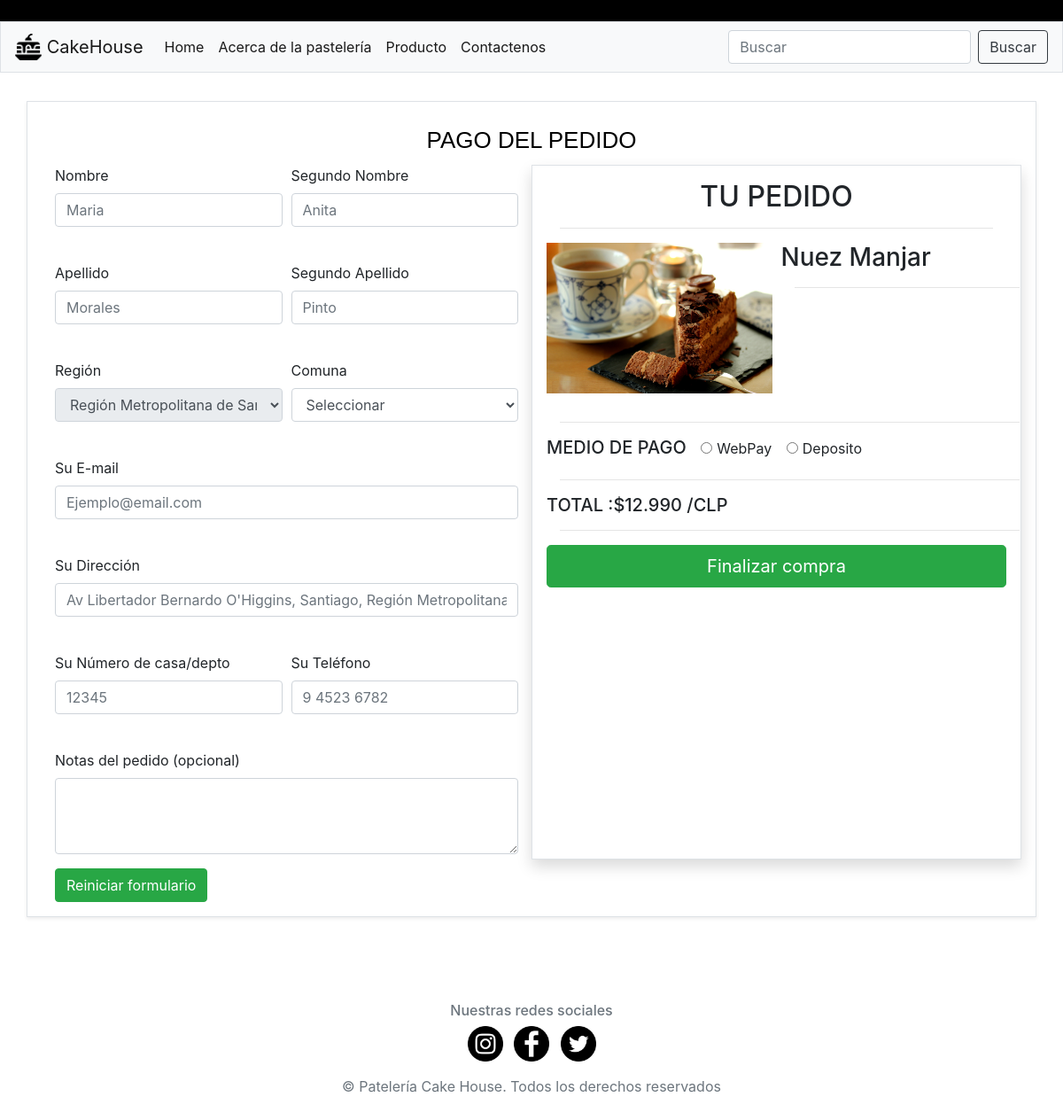
The page /productos/pago/19/ on the database its author committed.
### productos/models.py (models this page shows, shortened)
class Producto(models.Model):
    tipo_producto = models.ForeignKey(Tipo_producto, on_delete=models.CASCADE)
    nombre= models.CharField(max_length=100,default='')
    precio = models.IntegerField(default=0)
    descripcion= models.CharField(max_length=600,default='')
    imagen = models.ImageField(upload_to="porductos", null= True)
    class Meta:
        permissions = (
            ('gerente', _('Es gerente')),
            ('cliente', _('Es cliente')),
        )

### productos/views.py (the view)
# urls.py: path('pago/<id>/',views.pago,name='pago'),
def pago(request,id):
    producto= Producto.objects.get(pk=id)
    return render(request,'productos/pago.html',{'producto':producto})

### productos/templates/productos/pago.html (shortened to what this page needs)
<!doctype html>
<html lang="en">
<head>
    {% load static %}
    <link rel="stylesheet" type="text/css" href="{% static 'productos/css/bootstrap.min.css'%}">
</head>
<body>
    <nav style="background-color: black;">
    </nav>
    <nav class="navbar navbar-expand-lg navbar-light bg-light border">
        <a class="navbar-brand letra_negra" href="#"> <img src="{% static 'productos/img/cakee.png'%}" width="30"
                height="30" class="d-inline-block align-top" alt="">
            CakeHouse</a>
        <div class="collapse navbar-collapse" id="navbarSupportedContent">
            <ul class="navbar-nav mr-auto">
                <li class="nav-item active">
                    <a class="nav-link" href="{%url 'productos:index'%}">Home </a>
                </li>
                <li class="nav-item active">
                    <a class="nav-link" href="#">Acerca de la pastelería</a>
                </li>
                <li class="nav-item active">
                    <a class="nav-link" href="#">Producto
                    </a>
                </li>
                <li class="nav-item active">
                    <a class="nav-link" href="#">Contactenos</a>
                </li>
            </ul>
            <form class="form-inline my-2 my-lg-0" action="{%url 'productos:mostrar_productos'%}" method="POST">
                <input class="form-control mr-sm-2" type="search" placeholder="Buscar" aria-label="Search"
                    name="Buscar">
                <input type="submit" class="btn btn-outline-dark my-2 my-sm-0" value="Buscar"></input>
            </form>
        </div>
    </nav>
    <div class="border container shadow-sm p-3 mb-5 bg-white" style="margin-top: 2rem;">
        <div class="container">
            <div id="titulo" i class="navbar justify-content-center navbar-white bg-white">
                <div href="#"  style="color: black; font-size: 26px; font-family:Impact, Haettenschweiler, 'Arial Narrow Bold', sans-serif">PAGO DEL PEDIDO</div>
            </div>
        </div>
        <div class="container  ">
            <div class="row featurette">
                <div id="c" class="justify-content-center   col-md-6 order-md-1 ">
                    <form action="{%url 'productos:index'%}">
                        <div class="form-row">
                            <div class="form-group col-md-6 ">
                                <label>Nombre</label>
                                <input type="text" id="txt-nombre" class="form-control" required placeholder="Maria">
                            </div>
                            <div class="form-group col-md-6">
                                <label>Segundo Nombre</label>
                                <input type="text" id="txt-segundo-nombre" class="form-control" required
                                    placeholder="Anita">
                            </div>
                        </div>
                        <div class="form-row">
                            <div class="form-group col-md-6 ">
                                <label>Apellido</label>
                                <input type="text" id="txt-apellido" class="form-control" required
                                    placeholder="Morales">
                            </div>
                            <div class="form-group col-md-6">
                                <label>Segundo Apellido</label>
                                <input type="text" id="txt-segundo-apellido" class="form-control" required
                                    placeholder="Pinto">
                            </div>
                        </div>
                        <div class="form-row">
                            <div class="form-group col-md-6">
                                <label>Región</label>
                                <select class="form-control" disabled>
                                    <option value="">Región Metropolitana de Santiago</option>
                                </select>
                            </div>
                            <div class="form-group col-md-6">
                                <label>Comuna</label>
                                <select id="Comuna" class="form-control" required>
                                    <option value="">Seleccionar</option>
                                </select>
                            </div>
                        </div>
                        <div class="form-group">
                            <label>Su E-mail</label>
                            <input type="email" id="email" class="form-control" required
                                placeholder="Ejemplo@email.com">
                        </div>
                        <div class="form-group">
                            <label>Su Dirección</label>
                            <input type="text" id="direccion" class="form-control" required
                                placeholder="Av Libertador Bernardo O'Higgins, Santiago, Región Metropolitana">
                        </div>
                        <div class="form-row">
                            <div class="form-group col-md-6">
                                <label>Su Número de casa/depto</label>
                                <input type="number" id="numero-casa-dept" class="form-control" required
                                    placeholder="12345">
                            </div>
                            <div class="form-group col-md-6">
                                <label>Su Teléfono</label>
                                <input type="tel" id="telefono" placeholder="9 4523 6782"
                                    pattern="[0-9]{1} [0-9]{4} [0-9]{4}" class="form-control" required>
                            </div>
                        </div>
                        <div class="form-group ">
                            <label>Notas del pedido (opcional)</label>
                            <textarea class="form-control" rows="3"></textarea>
                        </div>
                        <input class="btn btn-success" type="reset" value="Reiniciar formulario">
                </div>
                <div class=" justify-content-center  col-md-6 order-md-2 border shadow p-3 mb-5 bg-white ">
                    <h2 class="text-center featurette-heading">TU PEDIDO</h2>
                    <div class="container">
                        <hr class=" featurette-divider">
                    </div>
                    <div>
                        <div class="form-row">
                            <div class="form-group col-md-6 ">
                                <div id="carouselExampleSlidesOnly" class="carousel slide" data-ride="carousel">
                                    <div class="carousel-inner">
                                        <div class="carousel-item active">
                                            <img src="{{producto.imagen.url}}" class="d-block w-100" alt="...">
                                        </div>
                                    </div>
                                </div>
                            </div>
                            <div class="form-group col-md-6">
                                <h3 class="featurette-heading">{{producto.nombre}}</h3>
                                <DIv class="container">
                                    <hr class="container featurette-divider">
                                </DIv>
                            </div>
                        </div>
                        <DIv class="container">
                            <hr class="container featurette-divider">
                        </DIv>
                        <div>
                            <DIv class="form-check form-check-inline">
                                <H5 class="featurette-heading ">MEDIO DE PAGO </H5>
                            </DIv>
                            <div class="form-check form-check-inline">
                                <input class="form-check-input" type="radio" name="inlineRadioOptions" id="inlineRadio1"
                                    value="option1">
                                <label class="form-check-label" for="inlineRadio1">WebPay</label>
                            </div>
                            <div class="form-check form-check-inline">
                                <input class="form-check-input" type="radio" name="inlineRadioOptions" id="inlineRadio2"
                                    value="option2">
                                <label class="form-check-label" for="inlineRadio2">Deposito</label>
                            </div>
                        </div>
                        <div>
                            <DIv class="container">
                                <hr class="container featurette-divider">
                            </DIv>
                            {%load humanize%}
                            <H5 class="featurette-heading">TOTAL :${{producto.precio|intcomma}} /CLP</H5>
                            <DIv class="container">
                                <hr class="container featurette-divider">
                            </DIv>
                        </div>
                        <button type="submit" id="Finalizar-compra" class="btn btn-success btn-lg btn-block"
                            onclick="validarCampos()">Finalizar
                            compra</button>
                    </div>
                </div>
            </div>
        </div>
    </div>
</body>
<footer class="my-5 pt-5 text-muted text-center text-small">
    <h6>Nuestras redes sociales</h6>
    <ul class="list-inline">
        <li class="list-inline-item"><a href="https://www.instagram.com/"><img
                    src="{% static 'productos/img/instagram (1).png'%}" alt="" width="40" title="NUESTRO INSTAGRAM"></a>
        </li>
        <li class="list-inline-item"><a href="https://www.facebook.com/"><img
                    src="{% static 'productos/img/facebook-logo.png'%}" alt="" width="40" title="NUESTRO FACEBOOK"></a>
        </li>
        <li class="list-inline-item"><a href="https://twitter.com/?lang=es"><img
                    src="{% static 'productos/img/twitter (1).png'%}" alt="" width="40" title="NUESTRO TWITTER"></a>
        </li>
    </ul>
    <p class="mb-1">&copy; Patelería Cake House. Todos los derechos reservados</p>
</footer>
</html>

### rows shown on the page
Producto: imagen (picture), nombre "Nuez Manjar", precio "12.990"
